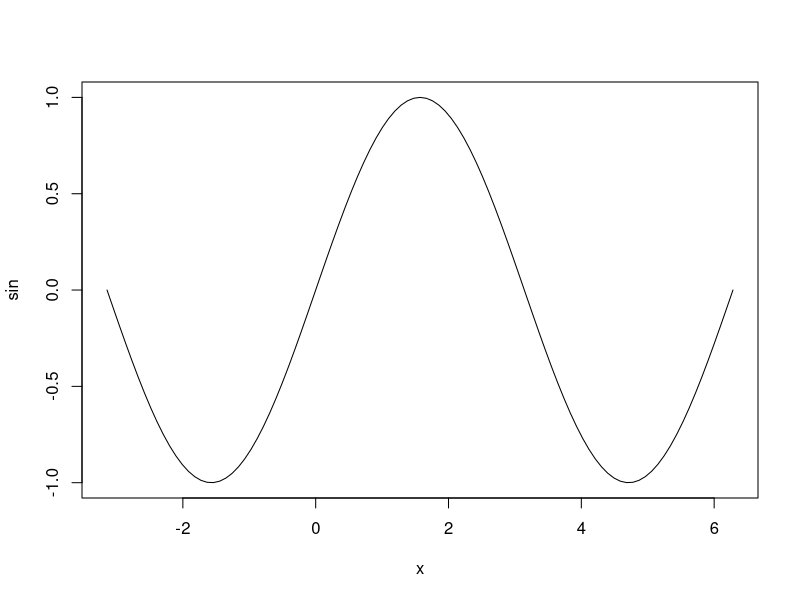

Here is the R script that generated this plot: (Note: this script raises an error after producing the figure.)
## ---- chunk 1
# save the built-in output hook
hook_output <- knitr::knit_hooks$get("output")

# # set a new output hook to truncate text output
# knitr::knit_hooks$set(output = function(x, options) {
#   if (!is.null(options$toto) && options$toto) {
#     x <- paste("toto", x, collapse = "\n")
#   }
#   hook_output(x, options)
# })
# 
# 1+1
knitr::opts_current$get()
## ---- chunk 2
# knitr::knit_hooks$set(plot = function(x, options) {
#     knitr::knit_hooks$get('plot')(x, options)
# })
plot(sin, -pi, 2*pi)
## ---- chunk 3
# local({hook_source <- knitr::knit_hooks$get('plot')
# knitr::knit_hooks$set(plot = function(x, options) {
#     hook_source(x, options)
# })})
knitr::include_graphics("img/daf/coef_gain_1.png")
